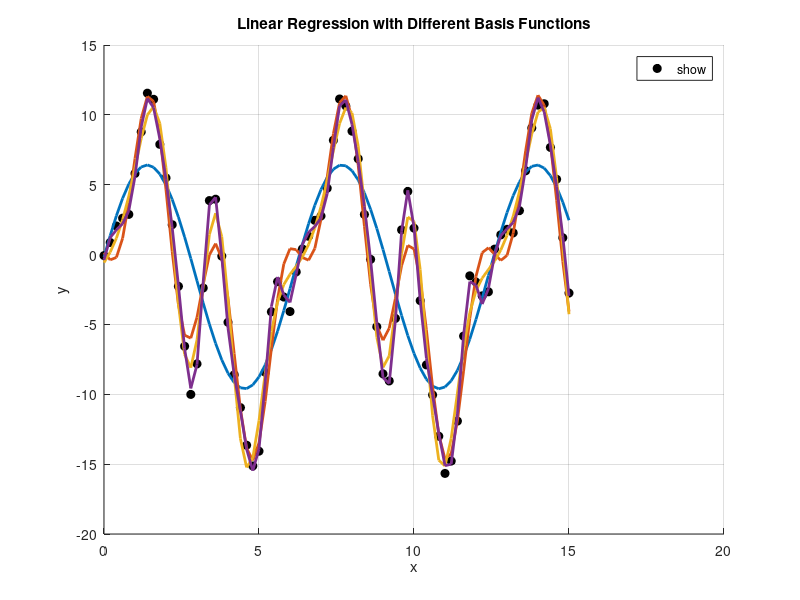
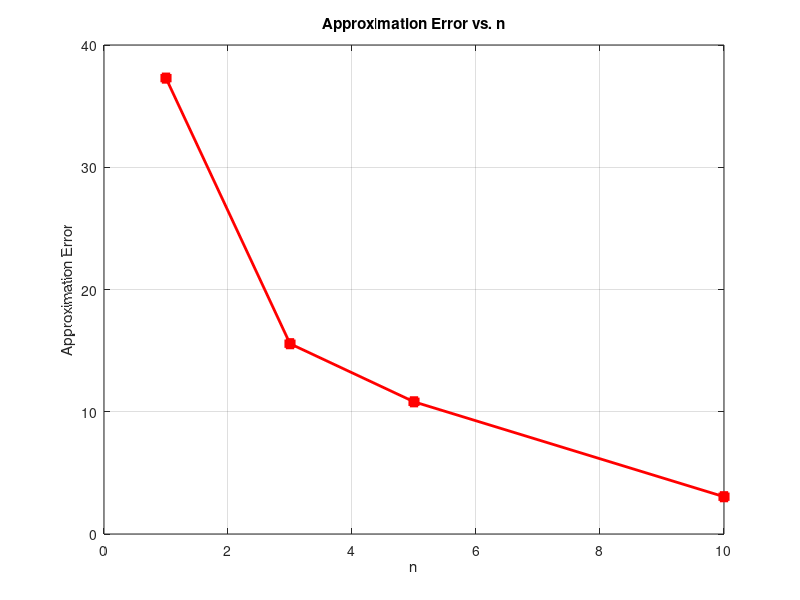

The MATLAB script that drew these images, in order:
load('Problem_2_data.mat');

function Phi = constructBasisFunctions(x, n)
    Phi = ones(length(x), 1);
    for i = 1:n
        Phi = [Phi, sin(i*x), cos(i*x)];
    end
end

function beta = fitLinearModel(x, y, n)
    Phi = constructBasisFunctions(x, n);
    beta = (Phi' * Phi) \ (Phi' * y);
end

function y_pred = regressionModel(x, beta, n)
    Phi = constructBasisFunctions(x, n);
    y_pred = Phi * beta;
end

n_values = [1, 3, 5, 10];

figure;
hold on;
plot(x, y, 'ko', 'MarkerFaceColor', 'k');
for i = 1:length(n_values)
    n = n_values(i);
    beta = fitLinearModel(x, y, n);
    y_pred = regressionModel(x, beta, n);
    plot(x, y_pred, 'LineWidth', 2, 'DisplayName', sprintf('n = %d', n));
end
hold off;
xlabel('x');
ylabel('y');
title('Linear Regression with Different Basis Functions');
grid on;
legend('show', 'Location', 'best');

errors = zeros(length(n_values), 1);
for i = 1:length(n_values)
    n = n_values(i);
    beta = fitLinearModel(x, y, n);
    y_pred = regressionModel(x, beta, n);
    errors(i) = norm(y - y_pred);
end

figure;
plot(n_values, errors, 'r-s', 'MarkerFaceColor', 'r', 'LineWidth', 2);
xlabel('n');
ylabel('Approximation Error');
title('Approximation Error vs. n');
grid on;
